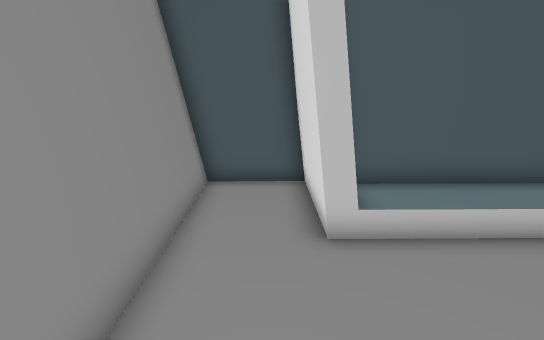
View 1 (above)

12 first-person views from a walk through a 3-D level made in the Unity game engine. The camera is 1.3 m above the floor, tilts 14° down and sees 80° across. The floor is counted in squares, 0.45 m on a side. Each view is taken from the middle of a square. On the plan, view 1 faces up. The plan holds only what a view shows up to about 20 squares ahead; the rest is blank. The place goes on beyond the plan. The player is left out.

View 2
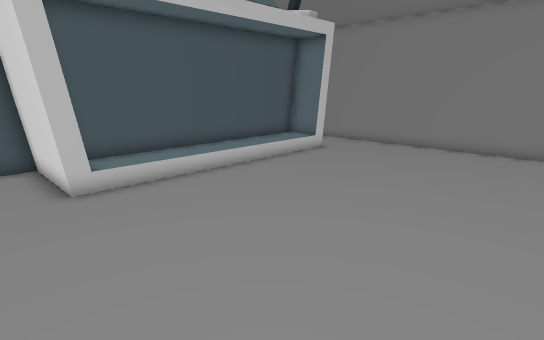

View 3
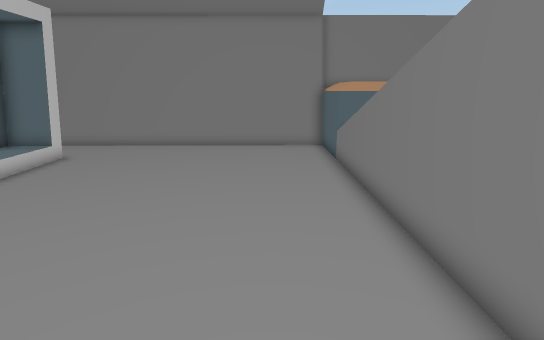

View 4
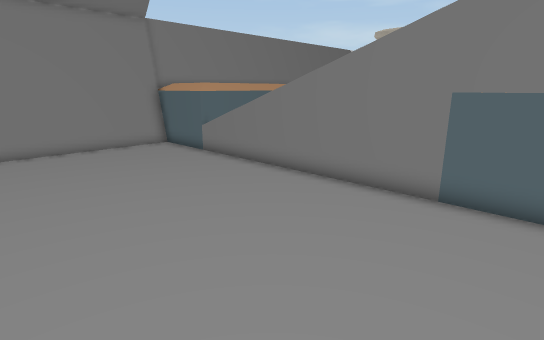

View 5
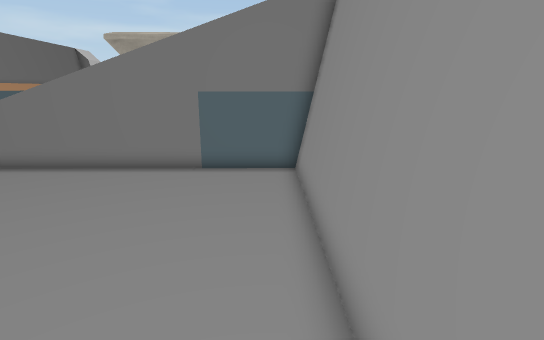

View 6
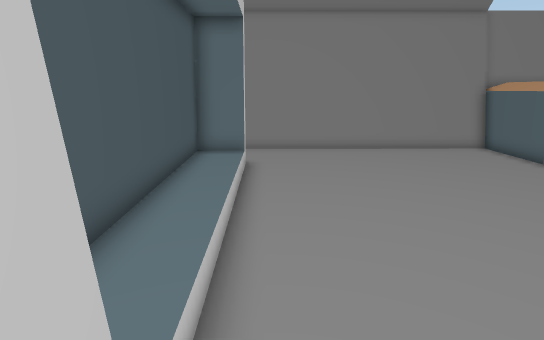

View 7
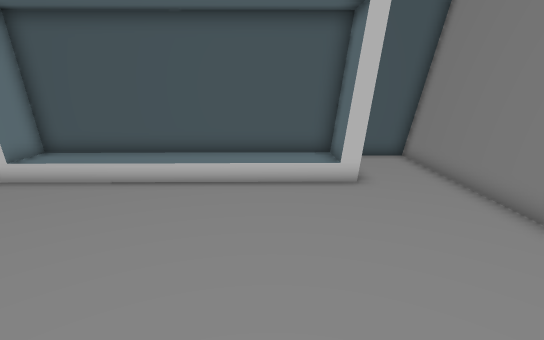

View 8
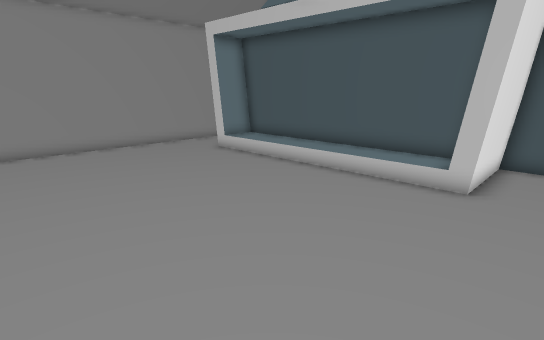

View 9
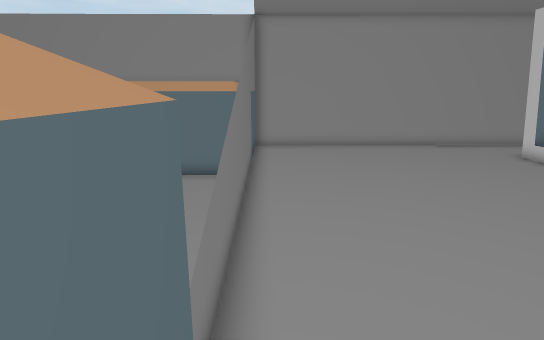

View 10
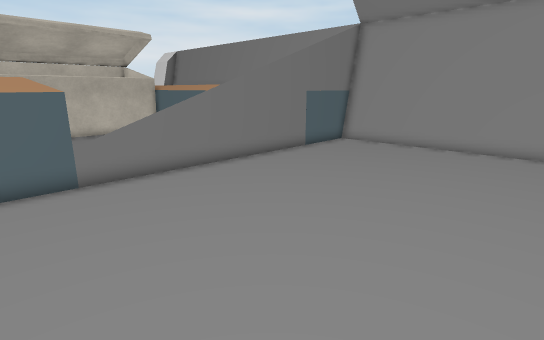

View 11
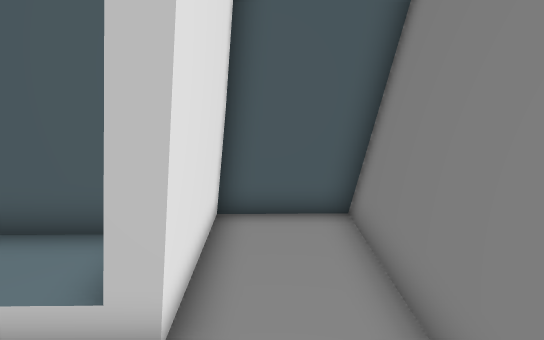

View 12
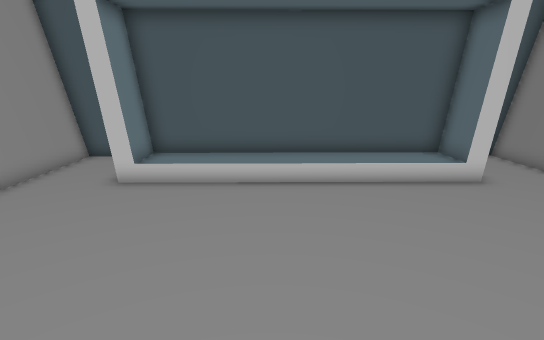

### Floor plan
Key: @ floor where view 1 was taken; # wall or solid block; . main floor; : floor 0.25 m higher than the main floor; - floor 0.25 m lower than the main floor; / step, stairs or slope; = window, fence, low wall or low ledge; ^ raised ledge.
Columns run from 3 left of view 1 to 17 right of it. Each row starts with its distance up from view 1.
 10 #####           ####
  9 #=..#           #..#
  8 #=..#############..#
  7 #=..##:::::::::##..#
  6 #=..##/////////##..#
  5 #=.................#
  4 #=.................#
  3 #=.................#
  2 ##.................#
  1 ##.................#
  0  #.@...............#
 -1  #.................##
 -2  #.................##
 -3  #.................=#
 -4 ##.................=#
 -5 ##.................=#
 -6 #^#########=====^^^^#
 -7 #   ^--------   ^   ^
 -8 #   ^=          ^   ^

Where each view was taken, in squares from view 1:
view 1: 0 up, 0 right, facing up
view 2: 4 down, 1 left, facing up-right
view 3: 3 down, 1 left, facing right
view 4: 3 up, 1 left, facing down-right
view 5: 6 up, 1 left, facing down
view 6: 5 up, 0 right, facing right
view 7: 4 down, 10 right, facing up
view 8: 4 down, 15 right, facing up-left
view 9: 5 down, 15 right, facing left
view 10: 5 up, 15 right, facing down-left
view 11: 3 up, 14 right, facing up
view 12: 4 down, 6 right, facing up
